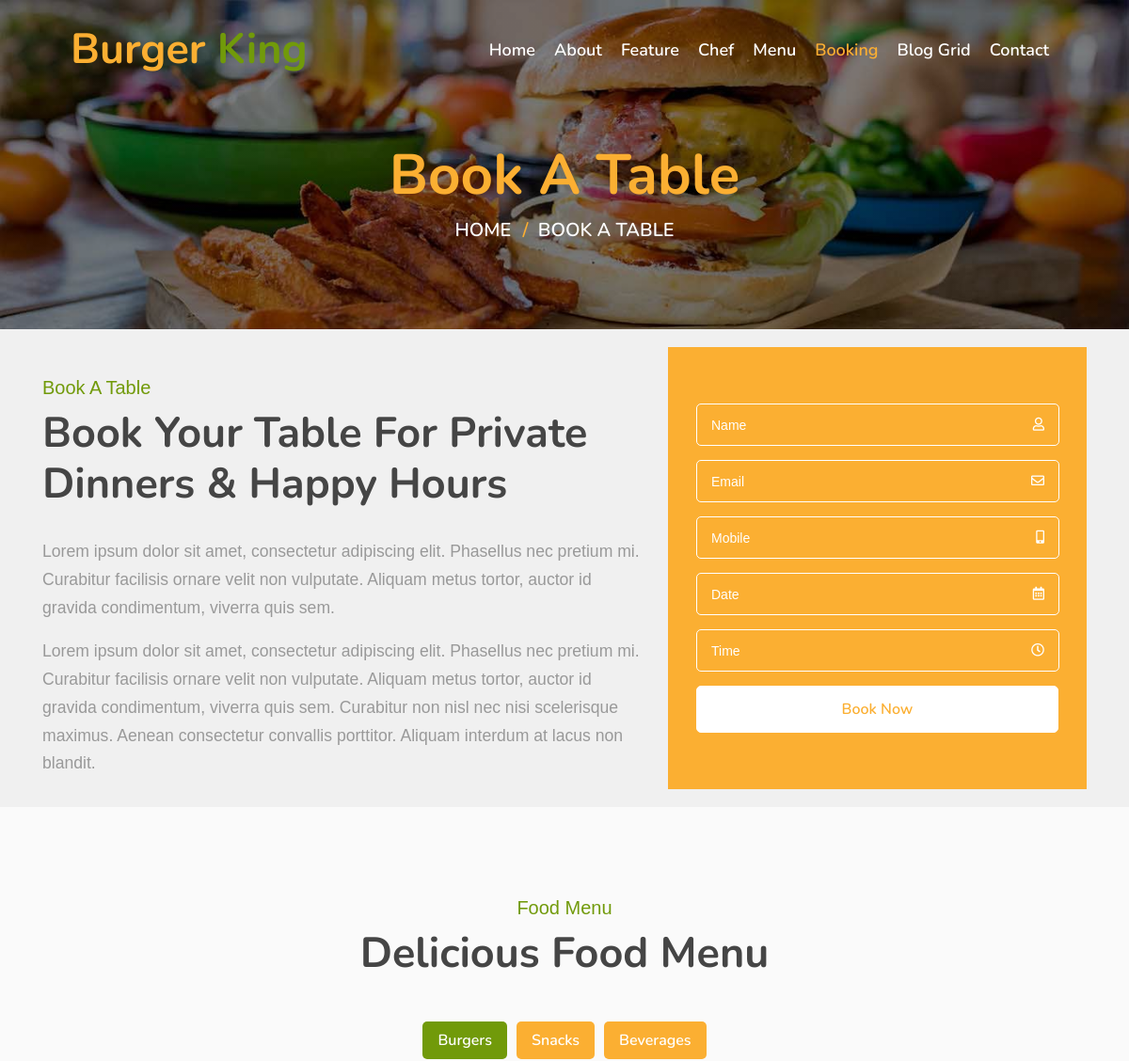
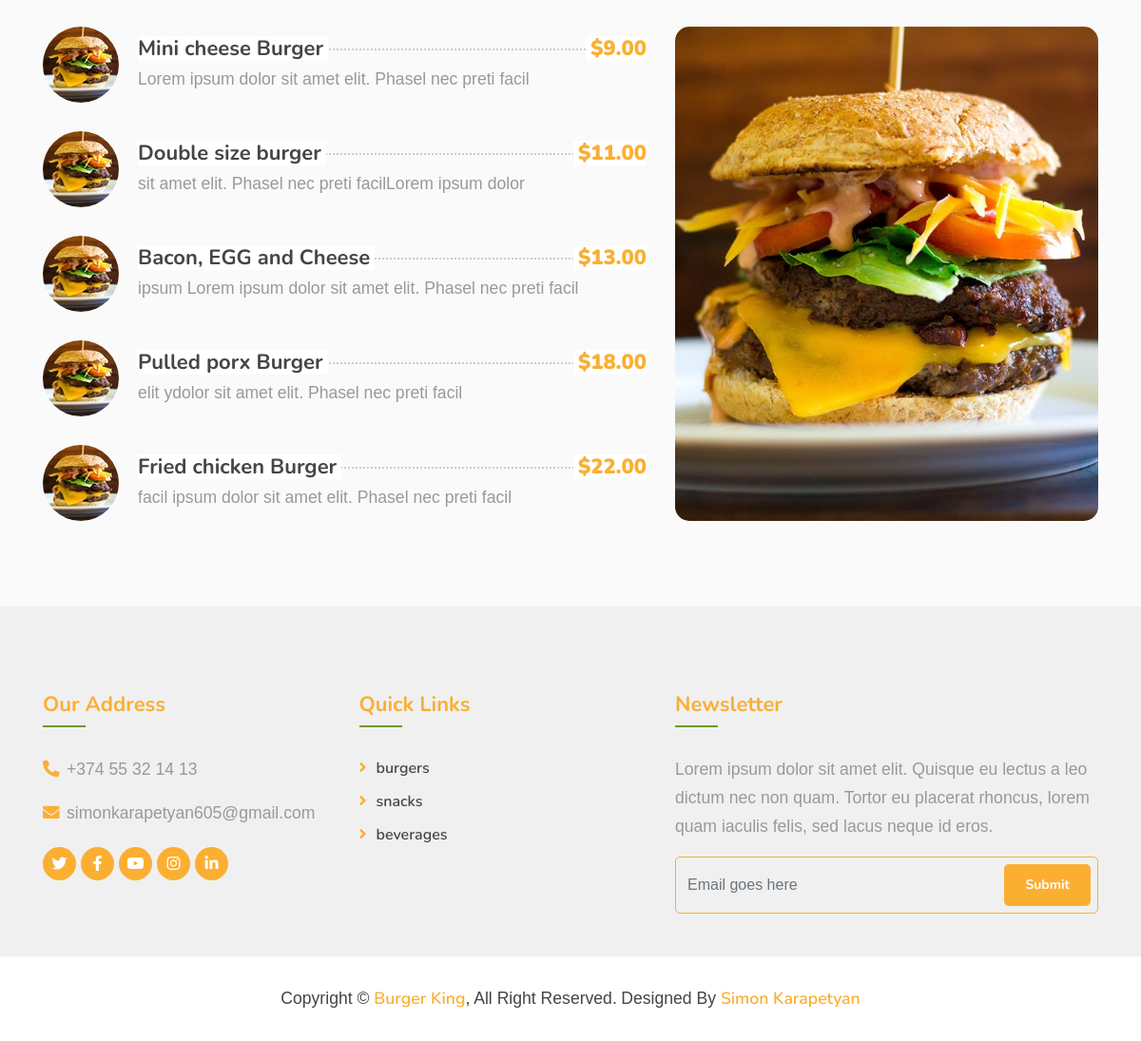
Screenshot of /booking.php with the database file from the repository (2 pictures, top to bottom).
### tables this page shows
CREATE TABLE `all_foods` (
  `id` int(16) NOT NULL,
  `name` varchar(128) NOT NULL,
  `info` text NOT NULL,
  `img` varchar(128) NOT NULL,
  `price` varchar(16) NOT NULL,
  `discPrice` varchar(16) NOT NULL,
  `categories_id` int(16) NOT NULL,
  `date` int(32) NOT NULL
);

CREATE TABLE `food_categories` (
  `id` int(16) NOT NULL,
  `name` varchar(128) NOT NULL,
  `info` text NOT NULL,
  `img` varchar(128) NOT NULL
);

### booking.php (the view, shortened to what this page needs)
<!DOCTYPE html>
<html lang="en">
<head>
    <link href="https://stackpath.bootstrapcdn.com/bootstrap/4.4.1/css/bootstrap.min.css" rel="stylesheet">
    <link href="https://cdnjs.cloudflare.com/ajax/libs/font-awesome/5.10.0/css/all.min.css" rel="stylesheet">
    <link href="lib/animate/animate.min.css" rel="stylesheet">
    <link href="lib/owlcarousel/assets/owl.carousel.min.css" rel="stylesheet">
    <link href="lib/flaticon/font/flaticon.css" rel="stylesheet">
    <link href="lib/tempusdominus/css/tempusdominus-bootstrap-4.min.css" rel="stylesheet" />
    <link href="css/style.css" rel="stylesheet">
</head>
<body>
    <?php
    require_once "./components/header.php" ?>
    <?php
    require_once "./components/topSection.php";
    ?>
    <div class="booking">
        <div class="container">
            <div class="row align-items-center">
                <div class="col-lg-7">
                    <div class="booking-content">
                        <div class="section-header">
                            <p>Book A Table</p>
                            <h2>Book Your Table For Private Dinners & Happy Hours</h2>
                        </div>
                        <div class="about-text">
                            <p>
                                Lorem ipsum dolor sit amet, consectetur adipiscing elit. Phasellus nec pretium mi. Curabitur facilisis ornare velit non vulputate. Aliquam metus tortor, auctor id gravida condimentum, viverra quis sem.
                            </p>
                            <p>
                                Lorem ipsum dolor sit amet, consectetur adipiscing elit. Phasellus nec pretium mi. Curabitur facilisis ornare velit non vulputate. Aliquam metus tortor, auctor id gravida condimentum, viverra quis sem. Curabitur non nisl nec nisi scelerisque maximus. Aenean consectetur convallis porttitor. Aliquam interdum at lacus non blandit.
                            </p>
                        </div>
                    </div>
                </div>
                <div class="col-lg-5">
                    <div class="booking-form">
                        <form action="./php/booking.php" method="POST">
                            <div class="control-group">
                                <div class="input-group">
                                    <input type="text" class="form-control" name="name" placeholder="Name" required="required" />
                                    <div class="input-group-append">
                                        <div class="input-group-text"><i class="far fa-user"></i></div>
                                    </div>
                                </div>
                            </div>
                            <div class="control-group">
                                <div class="input-group">
                                    <input type="email" class="form-control" name="email" placeholder="Email" required="required" />
                                    <div class="input-group-append">
                                        <div class="input-group-text"><i class="far fa-envelope"></i></div>
                                    </div>
                                </div>
                            </div>
                            <div class="control-group">
                                <div class="input-group">
                                    <input type="text" class="form-control" name="mobile" placeholder="Mobile" required="required" />
                                    <div class="input-group-append">
                                        <div class="input-group-text"><i class="fa fa-mobile-alt"></i></div>
                                    </div>
                                </div>
                            </div>
                            <div class="control-group">
                                <div class="input-group date" id="date" data-target-input="nearest">
                                    <input type="text" class="form-control datetimepicker-input" name="date" placeholder="Date" data-target="#date" data-toggle="datetimepicker" required="required" />
                                    <div class="input-group-append" data-target="#date" data-toggle="datetimepicker">
                                        <div class="input-group-text"><i class="far fa-calendar-alt"></i></div>
                                    </div>
                                </div>
                            </div>
                            <div class="control-group">
                                <div class="input-group time" id="time" data-target-input="nearest">
                                    <input type="text" class="form-control datetimepicker-input" name="time" placeholder="Time" data-target="#time" data-toggle="datetimepicker" required="required" />
                                    <div class="input-group-append" data-target="#time" data-toggle="datetimepicker">
                                        <div class="input-group-text"><i class="far fa-clock"></i></div>
                                    </div>
                                </div>
                            </div>
                            <div>
                                <button class="btn custom-btn" type="submit">Book Now</button>
                            </div>
                        </form>
                    </div>
                </div>
            </div>
        </div>
    </div>
    <div class="menu">
        <div class="container">
            <div class="section-header text-center">
                <p>Food Menu</p>
                <h2>Delicious Food Menu</h2>
            </div>
            <div class="menu-tab">
                <ul class="nav nav-pills justify-content-center">
                    <li class="nav-item">
                        <a class="nav-link active" data-toggle="pill" href="#burgers">Burgers</a>
                    </li>
                    <li class="nav-item">
                        <a class="nav-link" data-toggle="pill" href="#snacks">Snacks</a>
                    </li>
                    <li class="nav-item">
                        <a class="nav-link" data-toggle="pill" href="#beverages">Beverages</a>
                    </li>
                </ul>
                <div class="tab-content">
                    <div id="burgers" class="container tab-pane active">
                        <div class="row">
                            <div class="col-lg-7 col-md-12">
                                <?php
                                require_once "./php/db.php";
                                $burgers = "SELECT * FROM all_foods WHERE categories_id = 1";
                                $result = mysqli_query($mysqli, $burgers);
                                while ($row = mysqli_fetch_assoc($result)) {
                                ?>
                                    <div class="menu-item">
                                        <div class="menu-img">
                                            <img src="./img/foods/<?php echo $row['img'] ?>" alt="<?php echo $row['name'] ?>">
                                        </div>
                                        <div class="menu-text">
                                            <h3>
                                                <span><?php echo $row['name'] ?></span>
                                                <strong>$<?php if ($row['discPrice']) {
                                                                echo $row['discPrice'];
                                                            } else {
                                                                echo $row['price'];
                                                            } ?></strong>
                                            </h3>
                                            <p><?php echo $row['info'] ?></p>
                                        </div>
                                    </div>
                                <?php } ?>
                            </div>
                            <div class="col-lg-5 d-none d-lg-block">
                                <img src="img/menu-burger-img.jpg" alt="Image">
                            </div>
                        </div>
                    </div>
                </div>
            </div>
        </div>
    </div>
    <?php require_once "./components/footer.php" ?>
</body>
</html>

### components/footer.php (shortened to what this page needs)
<div class='footer'>
    <div class='container'>
        <div class='row'>
            <div class='col-lg-7'>
                <div class='row'>
                    <div class='col-md-6'>
                        <div class='footer-contact'>
                            <h2>Our Address</h2>
                            <p><i class='fa fa-phone-alt'></i>+374 55 32 14 13</p>
                            <p><i class='fa fa-envelope'></i>simonkarapetyan605@gmail.com</p>
                            <div class='footer-social'>
                                <a href=''><i class='fab fa-twitter'></i></a>
                                <a href=''><i class='fab fa-facebook-f'></i></a>
                                <a href=''><i class='fab fa-youtube'></i></a>
                                <a href=''><i class='fab fa-instagram'></i></a>
                                <a href=''><i class='fab fa-linkedin-in'></i></a>
                            </div>
                        </div>
                    </div>
                    <div class='col-md-6'>
                        <div class='footer-link'>
                            <h2>Quick Links</h2>
                            <?php
                            require_once "php/db.php";
                            $query = "SELECT name FROM food_categories";
                            $result = mysqli_query($mysqli, $query);
                            while ($row = mysqli_fetch_assoc($result)) {
                            ?>
                                <a href='menu.php#menu'><?php echo $row["name"] ?></a>
                            <?php } ?>
                        </div>
                    </div>
                </div>
            </div>
            <div class='col-lg-5'>
                <div class='footer-newsletter'>
                    <h2>Newsletter</h2>
                    <p>
                        Lorem ipsum dolor sit amet elit. Quisque eu lectus a leo dictum nec non quam. Tortor eu placerat rhoncus, lorem quam iaculis felis, sed lacus neque id eros.
                    </p>
                    <div class='form suscribe-form'>
                        <input class='form-control subscribe-inp' placeholder='Email goes here'>
                        <button class='btn custom-btn subscribe-btn'>Submit</button>
                    </div>
                </div>
            </div>
        </div>
    </div>
    <div class='copyright'>
        <div class='container'>
            <p>Copyright &copy; <a href='#'>Burger King</a>, All Right Reserved.</p>
            <p>Designed By <a href='http://simon-portfolio.epizy.com/'>Simon Karapetyan</a></p>
        </div>
    </div>
</div>

### rows the page displays
all_foods: img (picture), name "Mini cheese Burger", price "9.00", info "Lorem ipsum dolor sit amet elit. Phasel nec preti facil"
all_foods: img (picture), name "Double size burger", price "11.00", info "sit amet elit. Phasel nec preti facilLorem ipsum dolor"
all_foods: img (picture), name "Bacon, EGG and Cheese", price "13.00", info "ipsum Lorem ipsum dolor sit amet elit. Phasel nec preti facil"
all_foods: img (picture), name "Pulled porx Burger", price "18.00", info "elit ydolor sit amet elit. Phasel nec preti facil"
all_foods: img (picture), name "Fried chicken Burger", price "22.00", info "facil ipsum dolor sit amet elit. Phasel nec preti facil"
food_categories: name "burgers"
food_categories: name "snacks"
food_categories: name "beverages"

### other values shown
$title "Book A Table"
$title "BOOK A TABLE"
